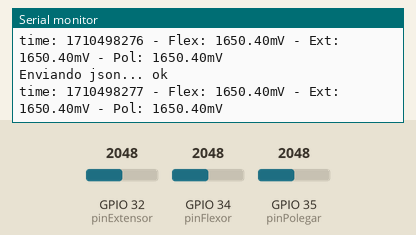
Simulated run of this program. Board: ESP32. Parts: the last lines printed to the serial monitor. The inputs (shaded band) are chosen by the test bench; at power-on: GPIO 32 (pinExtensor) = 2048, GPIO 34 (pinFlexor) = 2048, GPIO 35 (pinPolegar) = 2048. WiFi joins after 1.5 s; servers stay silent unless stated; the local clock reads 2024-03-15 10:24:30 at power-on unless the program sets it.

Above: at 7.2 s.
7.3 s: GPIO 32 (pinExtensor) set to 2866
At 7.34 s:
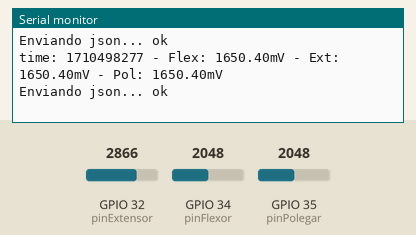
8.8 s: GPIO 34 (pinFlexor) set to 2866
At 8.85 s:
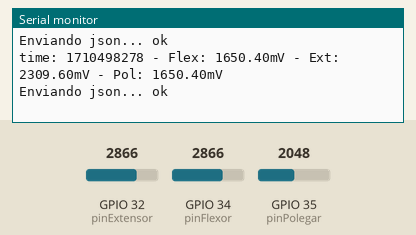
10.3 s: GPIO 35 (pinPolegar) set to 2866
At 10.35 s:
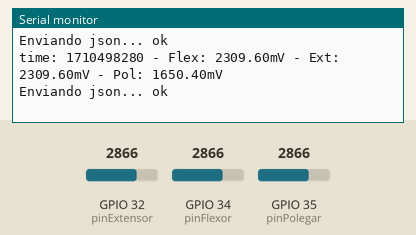
11.8 s: GPIO 32 (pinExtensor) set to 3603
At 11.86 s:
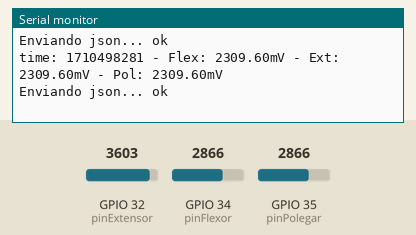
13.3 s: GPIO 34 (pinFlexor) set to 3603
At 13.37 s:
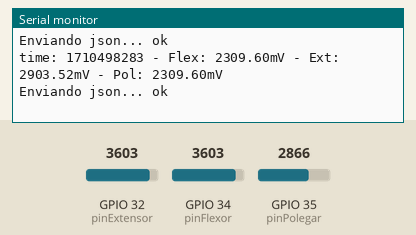
14.8 s: GPIO 35 (pinPolegar) set to 3603
At 14.87 s:
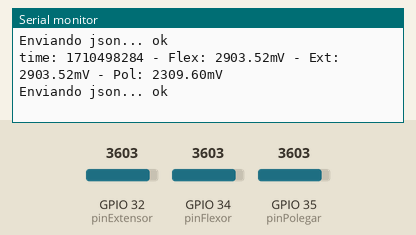
Timing chart, 0 to 17.3 s (numbered marks = the images above; inputs shaded):
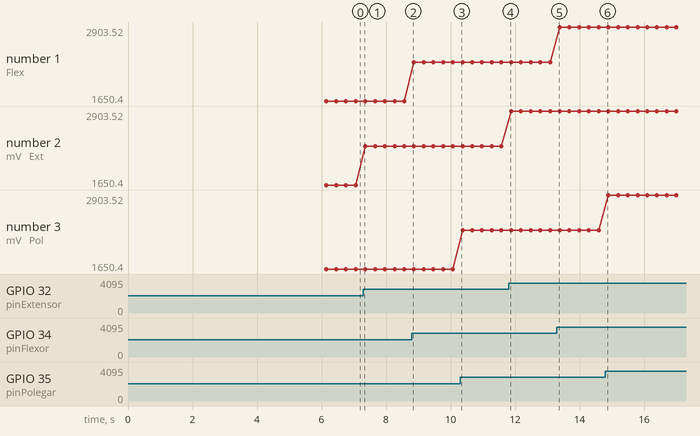

The program:

main.cpp
```cpp
#include <Arduino.h>
#include <WiFi.h>
#include <Firebase_ESP_Client.h>
#include <Wire.h>
#include "time.h"
#include "esp_adc_cal.h"

#pragma region Variáveis FireBase
// Lib para informações da geração de Token..
#include "addons/TokenHelper.h"
// RealtimeDB payload e info
#include "addons/RTDBHelper.h"

// Credenciais da rede
#define WIFI_SSID "NOME_WIFI"
#define WIFI_PASSWORD "SENHA_WIFI"

// Chave Firebase
#define API_KEY "CHAVE_API"

// Email e Senha para Login no site
#define USER_EMAIL "EMAIL_USUARIO"
#define USER_PASSWORD "SENHA_USUARIO"

// URL do site
#define DATABASE_URL "https://teste-myoware-default-rtdb.firebaseio.com/"

FirebaseData fbdo;
FirebaseAuth auth;
FirebaseConfig config;
String uid;

// Caminho DB
String databasePath;

int timestamp;
FirebaseJson json;
FirebaseJsonArray arr;

// Cluster de servidores públicos para consulta de tempo
const char *ntpServer = "pool.ntp.org";

// Timers
unsigned long tEnvioAnterior = 0;
unsigned long timerDelay = 150; // Envia dados a cada 150ms
#pragma endregion

#pragma region Variáveis Captação
const int pinFlexor = 34;
const int pinExtensor = 32;
const int pinPolegar = 35;

// Variáveis de leitura
float fValorSinalFlexor;
float fValorSinalExtensor;
float fValorSinalPolegar;
#pragma endregion

// Inicia conexão WiFi
void initWiFi()
{
  WiFi.begin(WIFI_SSID, WIFI_PASSWORD);
  Serial.print("Conectando ao WiFi ...");

  while (WiFi.status() != WL_CONNECTED)
  {
    Serial.print('.');
    delay(1000);
  }

  Serial.println(WiFi.localIP());
  Serial.println();
}

// Pega o tempo atual -> epoch time
unsigned long getTime()
{
  time_t now;
  struct tm timeinfo;

  if (!getLocalTime(&timeinfo))
  {
    return (0);
  }

  time(&now);
  return now;
}

// Inicializa configurações e conexão com FireBase
void setup()
{
  Serial.begin(115200);

  // Define precisão das portas analógicas do myoware
  adc1_config_width(ADC_WIDTH_12Bit);
  adc1_config_channel_atten(ADC1_CHANNEL_4, ADC_ATTEN_11db); // pino 32
  adc1_config_channel_atten(ADC1_CHANNEL_6, ADC_ATTEN_11db); // pino 34
  adc1_config_channel_atten(ADC1_CHANNEL_7, ADC_ATTEN_11db); // pino 35

  initWiFi();

#pragma region Define configurações e inicia conexão com o Firebase
  configTime(0, 0, ntpServer);

  config.api_key = API_KEY;
  auth.user.email = USER_EMAIL;
  auth.user.password = USER_PASSWORD;
  config.database_url = DATABASE_URL;

  Firebase.reconnectWiFi(true);
  fbdo.setResponseSize(4096);

  config.token_status_callback = tokenStatusCallback;
  config.max_token_generation_retry = 5; // Tentativas máxima para a geração do token

  Firebase.begin(&config, &auth);

  Serial.println("Obtendo UID do Usuário");
  while ((auth.token.uid) == "")
  {
    Serial.print('.');
    delay(1000);
  }

  uid = auth.token.uid.c_str();
  Serial.print("UID: ");
  Serial.println(uid);
  Serial.println();

  databasePath = "/UsersData/" + uid + "/readings";
#pragma endregion

  pinMode(pinFlexor, INPUT);
  pinMode(pinExtensor, INPUT);
  pinMode(pinPolegar, INPUT);

  delay(4000);
}

void loop()
{
  // Delay necessário entre captações, também representa tempo do pré sinal de acionamento dos músculos antes do movimento
  delay(150);

  // Envia novos dados se diferença entre tEnvioAnterior e timer atual for maior que timerDelay definido
  if (Firebase.ready() && (millis() - tEnvioAnterior > timerDelay || tEnvioAnterior == 0))
  {
    tEnvioAnterior = millis();

    fValorSinalFlexor = analogRead(pinFlexor);
    fValorSinalExtensor = analogRead(pinExtensor);
    fValorSinalPolegar = analogRead(pinPolegar);

    // Converte leitura analógica para mV
    // Sensor Myoware -> Valor rectificado + sinal EMG integrado (0-4095), com precisão de 12bits (4096)
    fValorSinalFlexor = ((fValorSinalFlexor / 4095) * 3.3) * 1000;
    fValorSinalExtensor = ((fValorSinalExtensor / 4095) * 3.3) * 1000;
    fValorSinalPolegar = ((fValorSinalPolegar / 4095) * 3.3) * 1000;

    Serial.println();
    timestamp = getTime();
    Serial.print("time: ");
    Serial.print(timestamp);
    Serial.print(" - Flex: ");
    Serial.print(fValorSinalFlexor);
    Serial.print("mV");
    Serial.print(" - Ext: ");
    Serial.print(fValorSinalExtensor);
    Serial.print("mV");
    Serial.print(" - Pol: ");
    Serial.print(fValorSinalPolegar);
    Serial.println("mV");
    // Serial.print(analogReadMilliVolts(pinFlexor));
    // Serial.println(adc1_get_raw(ADC1_CHANNEL_6));

    json.setJsonData("{\"FlexEmg\":" + String(fValorSinalFlexor) + ", \"ExtEmg\":" + String(fValorSinalExtensor) + ", \"PolEmg\":" + String(fValorSinalPolegar) + ", \"timestamp\":" + String(timestamp) + "}");
    arr.add(json);

    Serial.printf("Enviando json... %s\n", Firebase.RTDB.setArray(&fbdo, databasePath.c_str(), &arr) ? "ok" : fbdo.errorReason().c_str());
  }
}
```

Measured:
- plotted number 2: 1650.4 → 2309.6 after the input at 7.3 s, 2309.6 → 2903.52 after the input at 11.8 s
